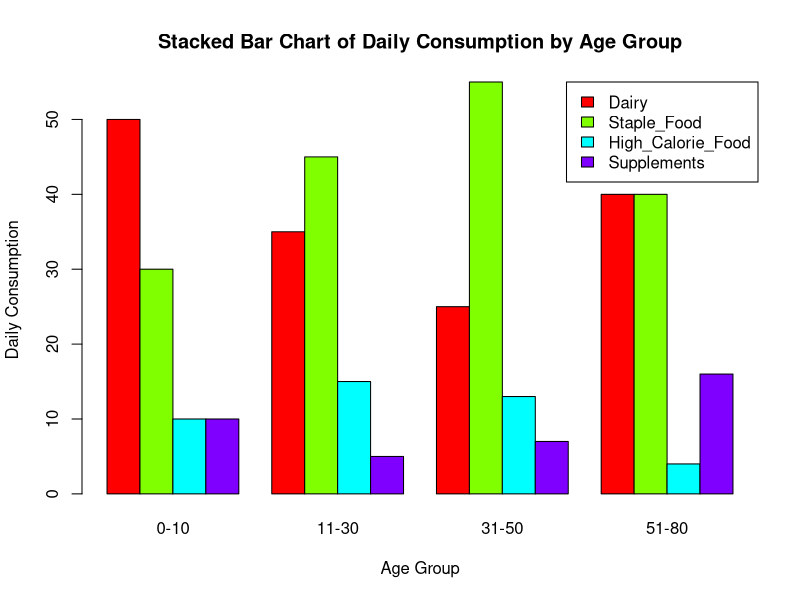

Source code (R):
# Creating the data frame
data <- data.frame(
  Age = c("0-10", "11-30", "31-50", "51-80"),
  Dairy = c(50, 35, 25, 40),
  Staple_Food = c(30, 45, 55, 40),
  High_Calorie_Food = c(10, 15, 13, 4),
  Supplements = c(10, 5, 7, 16)
)

# Displaying the data frame
print(data)
# Stacked Bar Chart
barplot(as.matrix(t(data[-1])), 
        beside = TRUE, 
        legend.text = TRUE, 
        args.legend = list(x = "topright"),
        col = rainbow(nrow(data)), 
        main = "Stacked Bar Chart of Daily Consumption by Age Group",
        xlab = "Age Group", 
        ylab = "Daily Consumption",
        names.arg = data$Age)
